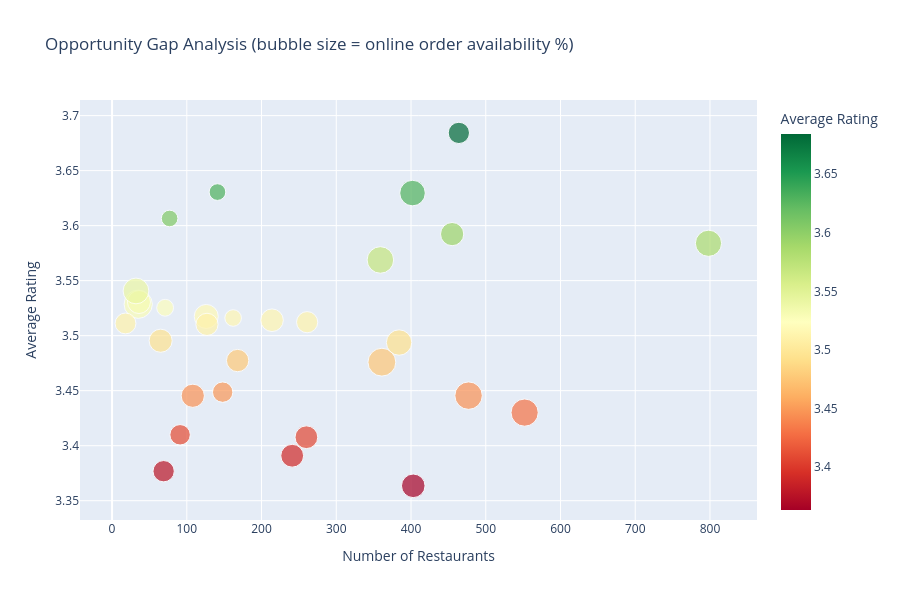

The notebook cell saved with this chart:
### Code cell
# 3. Opportunity Gaps Analysis
# Identify underserved areas
area_analysis = df.groupby('area').agg({
    'restaurant_name': 'count',
    'rating': 'mean',
    'has_online_order': 'mean'
}).reset_index()

area_analysis.columns = ['area', 'restaurant_count', 'avg_rating', 'online_order_pct']

# Identify high-demand but low-supply areas (high rating but few restaurants)
high_rating_areas = area_analysis[area_analysis['avg_rating'] >= 3.8].sort_values('restaurant_count')
underserved_areas = high_rating_areas[high_rating_areas['restaurant_count'] <= 10]

print("\nOPPORTUNITY GAPS - High Quality Areas with Low Competition:")
print("="*70)
print(underserved_areas.head(10).to_string())

fig = px.scatter(
    area_analysis,
    x='restaurant_count',
    y='avg_rating',
    size='online_order_pct',
    hover_name='area',
    title='Opportunity Gap Analysis (bubble size = online order availability %)',
    labels={'restaurant_count': 'Number of Restaurants', 'avg_rating': 'Average Rating'},
    color='avg_rating',
    color_continuous_scale='RdYlGn'
)

fig.update_layout(height=600)
fig.show()

### Figure 1 — Plotly figure (JSON) as saved in the notebook; plotly's stock layout.template omitted (floating-point values rounded to 4 significant figures)
{"data": [{"hovertemplate": "<b>%{hovertext}</b><br><br>Number of Restaurants=%{x}<br>Average Rating=%{marker.color}<br>online_order_pct=%{marker.size}<extra></extra>", "hovertext": ["Banashankari", "Bannerghatta Road", "Basavanagudi", "Bellandur", "Brigade Road", "Brookefield", "Byresandra,Tavarekere,Madiwala", "Church Street", "Electronic City", "Frazer Town", "HSR", "Indiranagar", "JP Nagar", "Jayanagar", "Kalyan Nagar", "Kammanahalli", "Koramangala 4th Block", "Koramangala 5th Block", "Koramangala 6th Block", "Koramangala 7th Block", "Lavelle Road", "MG Road", "Malleshwaram", "Marathahalli", "New BEL Road", "Old Airport Road", "Rajajinagar", "Residency Road", "Sarjapur Road", "Whitefield"], "legendgroup": "", "marker": {"color": [3.569, 3.43, 3.514, 3.476, 3.684, 3.445, 3.584, 3.606, 3.364, 3.517, 3.391, 3.592, 3.377, 3.51, 3.494, 3.495, 3.516, 3.529, 3.525, 3.531, 3.63, 3.541, 3.63, 3.408, 3.477, 3.41, 3.449, 3.511, 3.445, 3.512], "coloraxis": "coloraxis", "size": [0.6295, 0.6612, 0.4579, 0.6925, 0.4052, 0.673, 0.614, 0.2468, 0.4963, 0.5159, 0.4647, 0.4813, 0.4058, 0.4409, 0.5781, 0.4769, 0.2469, 0.7143, 0.2535, 0.4722, 0.2482, 0.5938, 0.5846, 0.4615, 0.4464, 0.3736, 0.3716, 0.3889, 0.4815, 0.4023], "sizemode": "area", "sizeref": 0.001786, "symbol": "circle"}, "mode": "markers", "name": "", "orientation": "v", "showlegend": false, "type": "scatter", "x": [359, 552, 214, 361, 464, 477, 798, 77, 403, 126, 241, 455, 69, 127, 384, 65, 162, 35, 71, 36, 141, 32, 402, 260, 168, 91, 148, 18, 108, 261], "xaxis": "x", "y": [3.569, 3.43, 3.514, 3.476, 3.684, 3.445, 3.584, 3.606, 3.364, 3.517, 3.391, 3.592, 3.377, 3.51, 3.494, 3.495, 3.516, 3.529, 3.525, 3.531, 3.63, 3.541, 3.63, 3.408, 3.477, 3.41, 3.449, 3.511, 3.445, 3.512], "yaxis": "y"}], "layout": {"coloraxis": {"colorbar": {"title": {"text": "Average Rating"}}, "colorscale": [[0, "rgb(165,0,38)"], [0.1, "rgb(215,48,39)"], [0.2, "rgb(244,109,67)"], [0.3, "rgb(253,174,97)"], [0.4, "rgb(254,224,139)"], [0.5, "rgb(255,255,191)"], [0.6, "rgb(217,239,139)"], [0.7, "rgb(166,217,106)"], [0.8, "rgb(102,189,99)"], [0.9, "rgb(26,152,80)"], [1, "rgb(0,104,55)"]]}, "height": 600, "legend": {"itemsizing": "constant", "tracegroupgap": 0}, "title": {"text": "Opportunity Gap Analysis (bubble size = online order availability %)"}, "xaxis": {"anchor": "y", "domain": [0, 1], "title": {"text": "Number of Restaurants"}}, "yaxis": {"anchor": "x", "domain": [0, 1], "title": {"text": "Average Rating"}}}}
